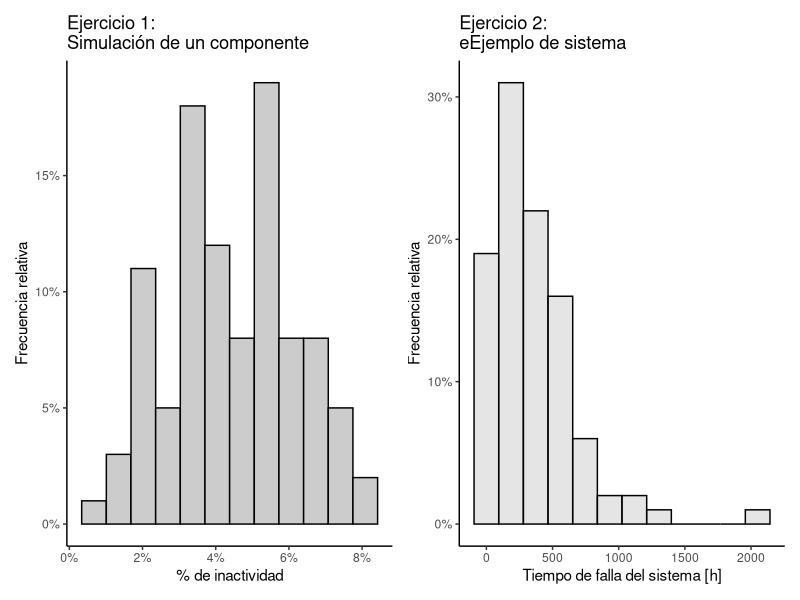

Recreate this plot in R.
## ---- chunk 1
knitr::opts_chunk$set(echo = TRUE)
## ---- chunk 2
library(ggplot2)
library(readr)
library(patchwork)

ejercicio1 <- read_csv("data_ejercicio1.csv")
ejercicio2 <- read_csv("data_ejercicio2.csv")

theme_set(theme_classic())
## ---- chunk 3
p1 <- ggplot(data = ejercicio1, aes(x = pct_downtime)) +
  geom_histogram(aes(y = stat(count) / sum(count)),
                 bins = 12, fill = "gray80", color = "black") +
  scale_x_continuous(labels = scales::percent_format()) +
  scale_y_continuous(labels = scales::percent_format()) +
  labs(title = "Ejercicio 1:\nSimulación de un componente",
       x = "% de inactividad",
       y = "Frecuencia relativa")

p2 <- ggplot(data = ejercicio2, aes(x = system_failure_time)) + 
  geom_histogram(aes(y = stat(count) / sum(count)),
                 bins = 12, alpha = .5, fill = "gray80", color = "black") +
  scale_y_continuous(labels = scales::percent_format()) +
  labs(title = "Ejercicio 2:\neEjemplo de sistema",
       x = "Tiempo de falla del sistema [h]",
       y = "Frecuencia relativa")
## ---- chunk 4
p1 + p2
